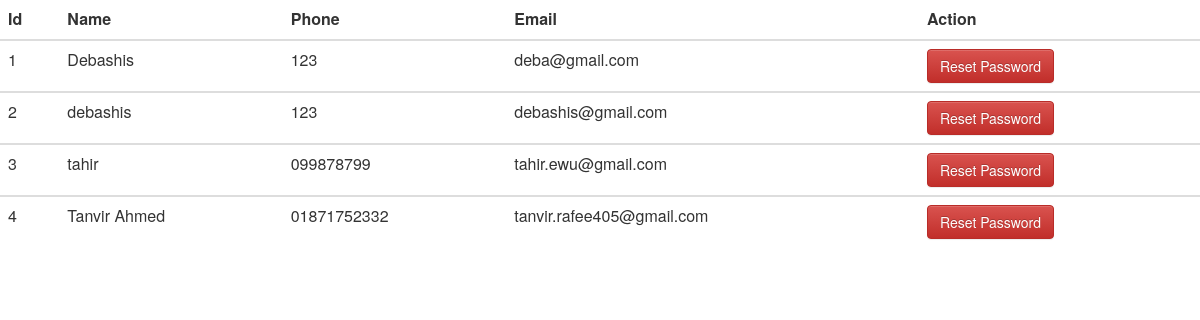
The page /employee_raw_list.php on the database its author committed.
### tables this page shows
CREATE TABLE `employee_list` (
  `Id` int(255) NOT NULL AUTO_INCREMENT,
  `name` varchar(50) NOT NULL,
  `phone` varchar(50) NOT NULL,
  `email` varchar(50) NOT NULL,
  PRIMARY KEY (`Id`)
);

### employee_raw_list.php (the view)
<? include 'header.php'; ?>
 <table class="table table-dark table-hover ">
                <thead>
                    <tr>
                        <th scope="col">Id</th>
                        <th scope="col">Name</th>
                        <th scope="col">Phone</th>
                        <th scope="col">Email</th>
                         <th scope="col">Action</th>
                    </tr>
                </thead>
                <tbody>
                    <?php include 'config.php';
                    $sql = "select *from employee_list";
                    $result =  mysqli_query($conn, $sql);
                    if (mysqli_num_rows($result) > 0) {
                        while ($row = mysqli_fetch_assoc($result)) {
                    ?>
                            <tr>
                                <td>
                                    <?php echo   $row["Id"]; ?>
                                </td>
                                <td>
                                    <?php echo    $row["name"]; ?>
                                </td>
                                <td>
                                    <?php echo     $row["phone"]; ?>
                                </td>
                                <td>
                                    <?php echo    $row["email"]; ?>
                                </td>
                                <td>
                                  <a href="password_reset.php?&id=<? echo $_SESSION["Id"];  ?>" class="btn btn-danger">Reset Password</a>
                                </td>
                            </tr>
                </tbody>
        <?php
                        }
                    }
        ?>
            </table>

### rows shown on the page
employee_list: Id "1", name "Debashis", phone "123", email "deba@gmail.com"
employee_list: Id "2", name "debashis", phone "123", email "debashis@gmail.com"
employee_list: Id "3", name "tahir", phone "099878799", email "tahir.ewu@gmail.com"
employee_list: Id "4", name "Tanvir Ahmed", phone "01871752332", email "tanvir.rafee405@gmail.com"
